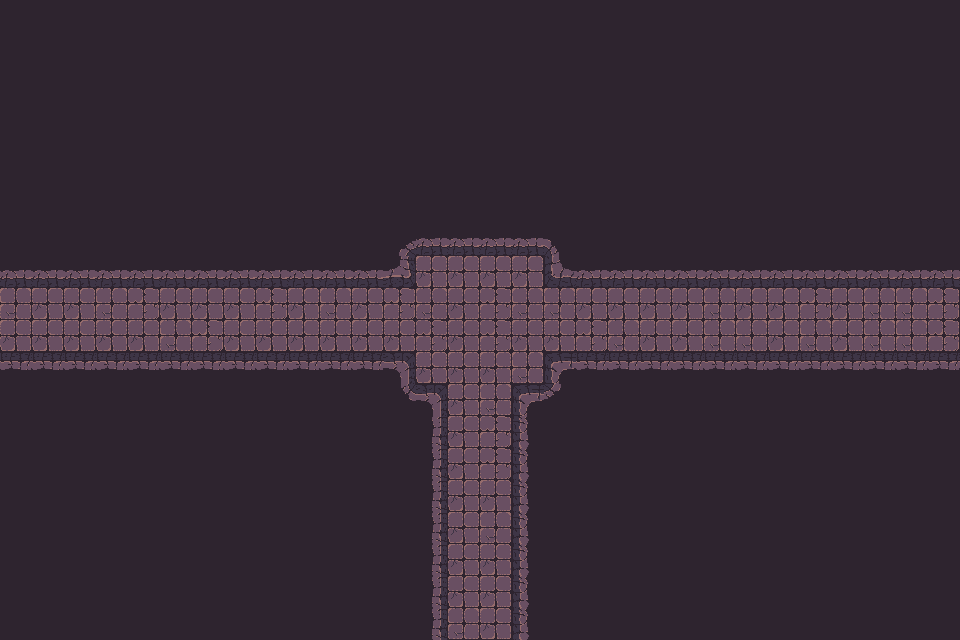

Below is a game level as drawn by its tile map, then a one-line description and the .tmx file that defines it, in full:
An orthogonal 30x20 tile map with 32x32 px tiles, 1 tile layer (Tile layer 1), 2 tilesets and 57 objects.

<map version="1.10" tiledversion="1.11.2" orientation="orthogonal" renderorder="right-down" width="30" height="20" tilewidth="32" tileheight="32" infinite="0" nextlayerid="3" nextobjectid="1">
    <tileset firstgid="1" name="Town Tileset" tilewidth="32" tileheight="32" tilecount="64" columns="8">
        <image source="../../../tiles/World H Tileset.png" trans="ff00ff" width="256" height="256" />
        <tile id="4">
            <objectgroup draworder="index" id="2">
                <object id="1" x="0" y="0" width="32" height="32" />
            </objectgroup>
        </tile>
        <tile id="5">
            <objectgroup draworder="index" id="2">
                <object id="1" x="0" y="0" width="32" height="32" />
            </objectgroup>
        </tile>
        <tile id="6">
            <objectgroup draworder="index" id="2">
                <object id="1" x="0" y="0" width="32" height="32" />
            </objectgroup>
        </tile>
        <tile id="7">
            <objectgroup draworder="index" id="2">
                <object id="1" x="0" y="0" width="32" height="32" />
            </objectgroup>
        </tile>
        <tile id="8">
            <objectgroup draworder="index" id="2">
                <object id="1" x="0" y="0" width="32" height="32" />
            </objectgroup>
        </tile>
        <tile id="10">
            <objectgroup draworder="index" id="2">
                <object id="1" x="0" y="32" width="32" height="0" />
            </objectgroup>
        </tile>
        <tile id="11">
            <objectgroup draworder="index" id="2">
                <object id="1" x="0" y="32" width="32" height="0" />
                <object id="2" x="32" y="0" width="0" height="32" />
            </objectgroup>
        </tile>
        <tile id="12">
            <objectgroup draworder="index" id="2">
                <object id="1" x="32" y="0" width="0" height="32" />
            </objectgroup>
        </tile>
        <tile id="13">
            <objectgroup draworder="index" id="2">
                <object id="1" x="0" y="32" width="32" height="0" />
                <object id="2" x="0" y="32" width="32" height="0" />
                <object id="3" x="0" y="0" width="0" height="32" />
            </objectgroup>
        </tile>
        <tile id="14">
            <objectgroup draworder="index" id="2">
                <object id="1" x="0" y="0" width="0" height="32" />
            </objectgroup>
        </tile>
        <tile id="16">
            <objectgroup draworder="index" id="2">
                <object id="1" x="0" y="0" width="32" height="32" />
            </objectgroup>
        </tile>
        <tile id="24">
            <objectgroup draworder="index" id="2">
                <object id="1" x="0" y="0" width="32" height="32" />
            </objectgroup>
        </tile>
    </tileset>
    <tileset firstgid="65" name="Dungeon Crawler Tileset" tilewidth="32" tileheight="32" tilecount="100" columns="10">
        <image source="../../../tiles/Dungeon_Tile.png" trans="" width="320" height="320" />
        <tile id="2">
            <objectgroup draworder="index" id="2">
                <object id="1" x="0" y="0" width="32" height="32" />
            </objectgroup>
        </tile>
        <tile id="3">
            <objectgroup draworder="index" id="2">
                <object id="1" x="0" y="0" width="32" height="32" />
            </objectgroup>
        </tile>
        <tile id="4">
            <objectgroup draworder="index" id="2">
                <object id="1" x="0" y="0" width="32" height="32" />
            </objectgroup>
        </tile>
        <tile id="5">
            <objectgroup draworder="index" id="2">
                <object id="1" x="0" y="0" width="32" height="32" />
            </objectgroup>
        </tile>
        <tile id="6">
            <objectgroup draworder="index" id="2">
                <object id="1" x="0" y="0" width="32" height="32" />
            </objectgroup>
        </tile>
        <tile id="8">
            <objectgroup draworder="index" id="2">
                <object id="1" x="0" y="0" width="32" height="32" />
            </objectgroup>
        </tile>
        <tile id="12">
            <objectgroup draworder="index" id="2">
                <object id="1" x="0" y="0" width="32" height="32" />
            </objectgroup>
        </tile>
        <tile id="13">
            <objectgroup draworder="index" id="2">
                <object id="1" x="0" y="0" width="32" height="32" />
            </objectgroup>
        </tile>
        <tile id="14">
            <objectgroup draworder="index" id="2">
                <object id="1" x="0" y="0" width="32" height="32" />
            </objectgroup>
        </tile>
        <tile id="15">
            <objectgroup draworder="index" id="2">
                <object id="1" x="0" y="0" width="32" height="32" />
            </objectgroup>
        </tile>
        <tile id="16">
            <objectgroup draworder="index" id="2">
                <object id="1" x="0" y="0" width="32" height="32" />
            </objectgroup>
        </tile>
        <tile id="18">
            <objectgroup draworder="index" id="2">
                <object id="1" x="0" y="0" width="32" height="32" />
            </objectgroup>
        </tile>
        <tile id="22">
            <objectgroup draworder="index" id="2">
                <object id="1" x="0" y="0" width="32" height="32" />
            </objectgroup>
        </tile>
        <tile id="23">
            <objectgroup draworder="index" id="2">
                <object id="1" x="0" y="0" width="32" height="32" />
            </objectgroup>
        </tile>
        <tile id="24">
            <objectgroup draworder="index" id="2">
                <object id="1" x="0" y="0" width="32" height="32" />
            </objectgroup>
        </tile>
        <tile id="25">
            <objectgroup draworder="index" id="2">
                <object id="1" x="0" y="0" width="32" height="32" />
            </objectgroup>
        </tile>
        <tile id="26">
            <objectgroup draworder="index" id="2">
                <object id="1" x="0" y="0" width="32" height="32" />
            </objectgroup>
        </tile>
        <tile id="28">
            <objectgroup draworder="index" id="2">
                <object id="1" x="0" y="0" width="32" height="32" />
            </objectgroup>
        </tile>
        <tile id="32">
            <objectgroup draworder="index" id="2">
                <object id="1" x="0" y="0" width="32" height="32" />
            </objectgroup>
        </tile>
        <tile id="33">
            <objectgroup draworder="index" id="2">
                <object id="1" x="0" y="0" width="32" height="32" />
            </objectgroup>
        </tile>
        <tile id="34">
            <objectgroup draworder="index" id="2">
                <object id="1" x="0" y="0" width="32" height="32" />
            </objectgroup>
        </tile>
        <tile id="35">
            <objectgroup draworder="index" id="2">
                <object id="1" x="0" y="0" width="32" height="32" />
            </objectgroup>
        </tile>
        <tile id="36">
            <objectgroup draworder="index" id="2">
                <object id="1" x="0" y="0" width="32" height="32" />
            </objectgroup>
        </tile>
        <tile id="38">
            <objectgroup draworder="index" id="2">
                <object id="1" x="0" y="0" width="32" height="32" />
            </objectgroup>
        </tile>
        <tile id="42">
            <objectgroup draworder="index" id="2">
                <object id="1" x="0" y="0" width="32" height="32" />
            </objectgroup>
        </tile>
        <tile id="43">
            <objectgroup draworder="index" id="2">
                <object id="1" x="0" y="0" width="32" height="32" />
            </objectgroup>
        </tile>
        <tile id="44">
            <objectgroup draworder="index" id="2">
                <object id="1" x="0" y="0" width="32" height="32" />
            </objectgroup>
        </tile>
        <tile id="45">
            <objectgroup draworder="index" id="2">
                <object id="1" x="0" y="0" width="32" height="32" />
            </objectgroup>
        </tile>
        <tile id="46">
            <objectgroup draworder="index" id="2">
                <object id="1" x="0" y="0" width="32" height="32" />
            </objectgroup>
        </tile>
        <tile id="48">
            <objectgroup draworder="index" id="2">
                <object id="1" x="0" y="0" width="32" height="32" />
            </objectgroup>
        </tile>
        <tile id="52">
            <objectgroup draworder="index" id="2">
                <object id="1" x="0" y="0" width="32" height="32" />
            </objectgroup>
        </tile>
        <tile id="53">
            <objectgroup draworder="index" id="2">
                <object id="1" x="0" y="0" width="32" height="32" />
            </objectgroup>
        </tile>
        <tile id="54">
            <objectgroup draworder="index" id="2">
                <object id="1" x="0" y="0" width="32" height="32" />
            </objectgroup>
        </tile>
        <tile id="55">
            <objectgroup draworder="index" id="2">
                <object id="1" x="0" y="0" width="32" height="32" />
            </objectgroup>
        </tile>
        <tile id="56">
            <objectgroup draworder="index" id="2">
                <object id="1" x="0" y="0" width="32" height="32" />
            </objectgroup>
        </tile>
        <tile id="58">
            <objectgroup draworder="index" id="2">
                <object id="1" x="0" y="0" width="32" height="32" />
            </objectgroup>
        </tile>
        <tile id="62">
            <objectgroup draworder="index" id="2">
                <object id="1" x="0" y="0" width="32" height="32" />
            </objectgroup>
        </tile>
        <tile id="63">
            <objectgroup draworder="index" id="2">
                <object id="1" x="0" y="0" width="32" height="32" />
            </objectgroup>
        </tile>
        <tile id="64">
            <objectgroup draworder="index" id="2">
                <object id="1" x="0" y="0" width="32" height="32" />
            </objectgroup>
        </tile>
        <tile id="65">
            <objectgroup draworder="index" id="2">
                <object id="1" x="0" y="0" width="32" height="32" />
            </objectgroup>
        </tile>
        <tile id="66">
            <objectgroup draworder="index" id="2">
                <object id="1" x="0" y="0" width="32" height="32" />
            </objectgroup>
        </tile>
        <tile id="68">
            <objectgroup draworder="index" id="2">
                <object id="1" x="0" y="0" width="32" height="32" />
            </objectgroup>
        </tile>
    </tileset>
    <layer id="1" name="Tile layer 1" width="30" height="20">
        <data encoding="csv">
122,122,122,122,122,122,122,122,122,122,122,122,122,122,122,122,122,122,122,122,122,122,122,122,122,122,122,122,122,122,
122,122,122,122,122,122,122,122,122,122,122,122,122,122,122,122,122,122,122,122,122,122,122,122,122,122,122,122,122,122,
122,122,122,122,122,122,122,122,122,122,122,122,122,122,122,122,122,122,122,122,122,122,122,122,122,122,122,122,122,122,
122,122,122,122,122,122,122,122,122,122,122,122,122,122,122,122,122,122,122,122,122,122,122,122,122,122,122,122,122,122,
122,122,122,122,122,122,122,122,122,122,122,122,122,122,122,122,122,122,122,122,122,122,122,122,122,122,122,122,122,122,
122,122,122,122,122,122,122,122,122,122,122,122,122,122,122,122,122,122,122,122,122,122,122,122,122,122,122,122,122,122,
122,122,122,122,122,122,122,122,122,122,122,122,122,122,122,122,122,122,122,122,122,122,122,122,122,122,122,122,122,122,
122,122,122,122,122,122,122,122,122,122,122,122,67,68,68,68,68,69,122,122,122,122,122,122,122,122,122,122,122,122,
68,68,68,68,68,68,68,68,68,68,68,68,103,75,75,75,75,100,68,68,68,68,68,68,68,68,68,68,68,68,
66,75,75,66,65,75,75,75,65,75,66,75,65,66,75,65,66,66,75,75,75,75,66,75,75,65,75,66,66,65,
75,75,75,75,75,66,65,75,75,75,75,75,75,65,75,65,75,75,65,66,75,75,66,66,75,66,75,66,66,65,
88,88,88,88,88,88,88,88,88,88,88,88,73,75,75,75,66,70,88,88,88,88,88,88,88,88,88,88,88,88,
122,122,122,122,122,122,122,122,122,122,122,122,87,73,75,66,70,89,122,122,122,122,122,122,122,122,122,122,122,122,
122,122,122,122,122,122,122,122,122,122,122,122,122,77,75,65,79,122,122,122,122,122,122,122,122,122,122,122,122,122,
122,122,122,122,122,122,122,122,122,122,122,122,122,77,75,65,79,122,122,122,122,122,122,122,122,122,122,122,122,122,
122,122,122,122,122,122,122,122,122,122,122,122,122,77,75,75,79,122,122,122,122,122,122,122,122,122,122,122,122,122,
122,122,122,122,122,122,122,122,122,122,122,122,122,77,75,66,79,122,122,122,122,122,122,122,122,122,122,122,122,122,
122,122,122,122,122,122,122,122,122,122,122,122,122,77,75,75,79,122,122,122,122,122,122,122,122,122,122,122,122,122,
122,122,122,122,122,122,122,122,122,122,122,122,122,77,75,75,79,122,122,122,122,122,122,122,122,122,122,122,122,122,
122,122,122,122,122,122,122,122,122,122,122,122,122,77,66,75,79,122,122,122,122,122,122,122,122,122,122,122,122,122
        </data>
    </layer>
</map>
